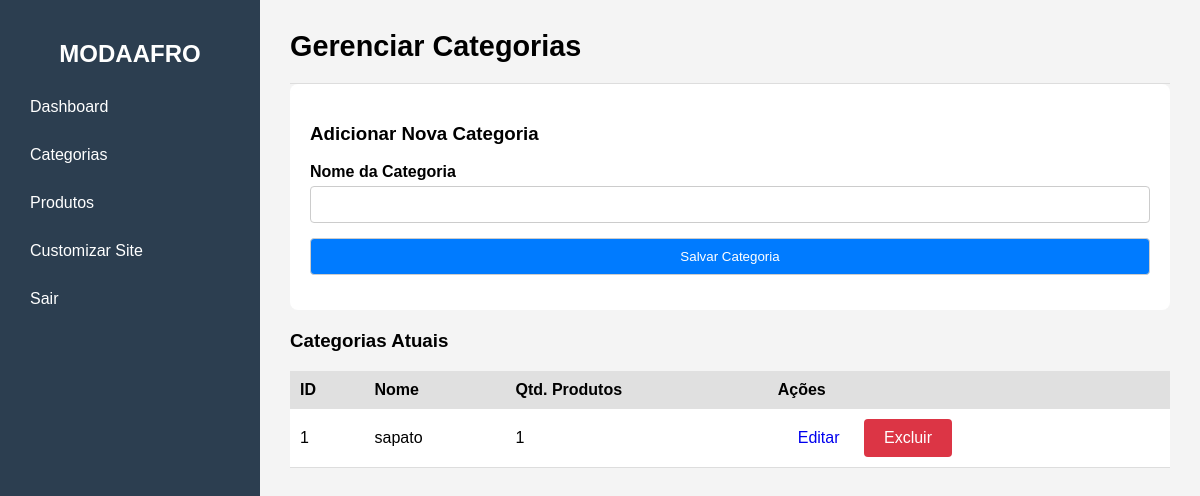
The app's page /admin/categorias (signed in) with its own data.
### models.py (models this page shows)
class Categoria(db.Model):
    id = db.Column(db.Integer, primary_key=True)
    nome = db.Column(db.String(100), unique=True, nullable=False)

### app.py (the view, shortened to what this page needs)
@app.route('/admin/categorias', methods=['GET', 'POST'])
@login_required
def gerenciar_categorias():
    form = CategoriaForm()
    categorias = Categoria.query.order_by(Categoria.nome).all()
    return render_template('admin/gerenciar_categorias.html', form=form, categorias=categorias)

### forms.py
class CategoriaForm(FlaskForm):
    nome = StringField('Nome da Categoria', validators=[DataRequired(), Length(min=2, max=100)])
    submit = SubmitField('Salvar Categoria')

### app.py (called while the page is built)
@login_manager.user_loader
def load_user(user_id):
    return db.session.get(Admin, int(user_id))

### templates/admin/gerenciar_categorias.html (shortened to what this page needs)
{% extends "layout_admin.html" %}
{% block page_title %}Gerenciar Categorias{% endblock %}
{% block content %}
    <div style="background: white; padding: 20px; border-radius: 8px; margin-bottom: 20px;">
        <h3>Adicionar Nova Categoria</h3>
        <form method="POST" action="{{ url_for('gerenciar_categorias') }}" novalidate>
            <div class="form-group">
                {{ form.nome.label }}
                {{ form.nome() }}
            </div>
            <div class="form-group">
                {{ form.submit(class="btn btn-primary") }}
            </div>
        </form>
    </div>
    <h3>Categorias Atuais</h3>
    <table style="width: 100%; border-collapse: collapse; background: white;">
        <thead>
            <tr style="background: #e0e0e0;">
                <th style="padding: 10px; text-align: left;">ID</th>
                <th style="padding: 10px; text-align: left;">Nome</th>
                <th style="padding: 10px; text-align: left;">Qtd. Produtos</th>
                <th style="padding: 10px; text-align: left;">Ações</th>
            </tr>
        </thead>
        <tbody>
            {% for cat in categorias %}
                <tr style="border-bottom: 1px solid #ddd;">
                    <td style="padding: 10px;">{{ cat.id }}</td>
                    <td style="padding: 10px;">{{ cat.nome }}</td>
                    <td style="padding: 10px;">{{ cat.produtos|length }}</td>
                    <td style="padding: 10px;">
                        <a href="{{ url_for('edit_categoria', categoria_id=cat.id) }}" class="btn">Editar</a>
                        <a href="{{ url_for('delete_categoria', categoria_id=cat.id) }}" class="btn btn-danger"
                           onclick="return confirm('Tem certeza que deseja excluir? {% if cat.produtos|length > 0 %}Esta categoria tem produtos associados e não poderá ser excluída.{% endif %}');">
                           Excluir
                        </a>
                    </td>
                </tr>
            {% else %}
                <tr>
                    <td colspan="4" style="padding: 10px; text-align: center;">Nenhuma categoria cadastrada.</td>
                </tr>
            {% endfor %}
        </tbody>
    </table>
{% endblock %}

### templates/layout_admin.html (style rules this page uses)
body { font-family: sans-serif; margin: 0; display: flex; min-height: 100vh; }
.form-group { margin-bottom: 15px; }
.form-group label { display: block; margin-bottom: 5px; font-weight: bold; }
.form-group input, .form-group textarea, .form-group select { width: 100%; padding: 10px; border: 1px solid #ccc; border-radius: 4px; box-sizing: border-box; }
.btn { padding: 10px 20px; border: none; border-radius: 4px; cursor: pointer; text-decoration: none; display: inline-block; }
.btn-primary { background: #007bff; color: white; }
.btn-danger { background: #dc3545; color: white; }

### records on screen
Categoria: id "1", nome "sapato", produtos|length "1"
